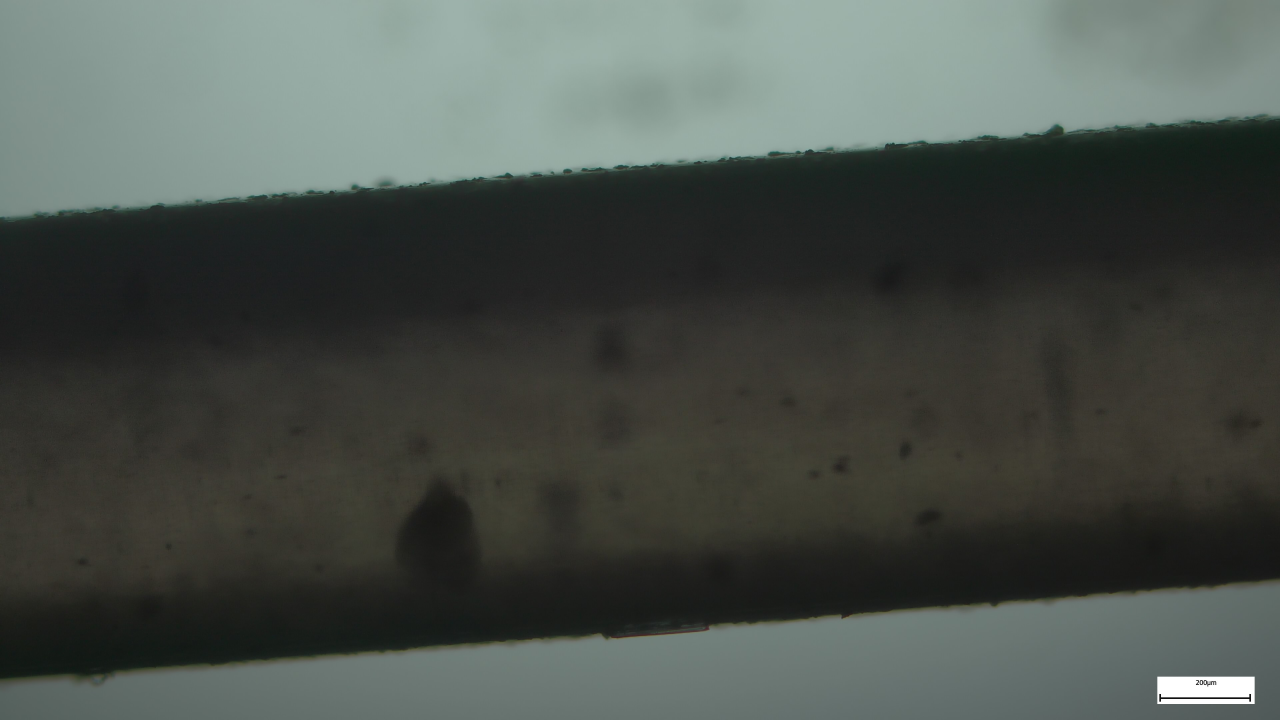
#> input picture E0020_006.jpg, 3840 x 2160 px, given in place of P1-4V-5Hz-60mm.mp4, which was not available (shown at 1/3 size)
$ jupyter execute --allow-errors tracking2.ipynb   (text cells are left out)
#> lines starting #> are read from the running program, lines starting #| are printed output that depends on the picture; after the words box and inside, x2 and y2 are one past the last pixel; in counts of white or black regions, pixels touching at a corner belong together; pictures that were not available may be replaced by others from this repository, and a replacement may not be noted
### utilities.py
import numpy as np
import matplotlib.pyplot as plt
import cv2 as cv
from skimage.morphology import remove_small_holes, area_opening, skeletonize
import pandas as pd
from scipy.interpolate import UnivariateSpline
from scipy.signal import find_peaks, savgol_filter
from pyfcd.fcd import calculate_carriers, fcd
from tqdm import tqdm

THRESHOLD = 120
MAX_PIXEL_VALUE = 255
FRAME_PER_SECOND = 60

def cortar(frame, limites):
    min_x, max_x, min_y, max_y = limites
    corte = frame[min_y:max_y, min_x:max_x]
    return corte

def gris(frame):
    im_gray = cv.cvtColor(frame, cv.COLOR_BGR2GRAY)
    return im_gray

def binarize_gray(frame, threshold = THRESHOLD):
    _, im_binary = cv.threshold(frame, threshold, MAX_PIXEL_VALUE, cv.THRESH_BINARY)
    return im_binary

# [397 lines left out: functions binarize, find, track_head, track_tail, binarize_tail, skeleton and 15 more, not called in this run]

### tracking2.ipynb
[cell 1]
import numpy as np
import matplotlib.pyplot as plt
import cv2 as cv
from matplotlib import rcParams
from natsort import natsorted
import os
import pandas as pd
import DSE_prune
import utilities as ut

from skimage.morphology import binary_dilation, remove_small_holes, medial_axis
from skimage.filters import gaussian
from skimage.measure import label, regionprops, regionprops_table
from skimage.exposure import equalize_adapthist, equalize_hist, rescale_intensity
from skimage.draw import line

from scipy.optimize import curve_fit
f_lineal = lambda x,a,b: a*x + b


THRESHOLD = 100
MAX_PIXEL_VALUE = 255

plt.style.use("default")
rcParams["font.family"] = "serif"
rcParams["mathtext.fontset"] = "cm"
rcParams['figure.figsize'] = (20, 15)
rcParams['figure.titlesize'] = 20
rcParams['figure.dpi'] = 50
# rcParams['axes.grid'] = True
rcParams['axes.facecolor'] = 'lightgray'
rcParams['legend.fontsize'] = 25
rcParams['axes.titlesize'] = 60
rcParams['axes.labelsize'] = 50
rcParams['ytick.labelsize'] = 20
rcParams['xtick.labelsize'] = 20

rcParams['text.latex.preamble'] = "\n".join([
    r'\usepackage[version=3]{mhchem}'
])

[cell 2]
def BlobTracker(vs, limites, SHOW=False):
        # obtiene el blob (array) de la cabeza y su centro en cada frame

#> called with SHOW = True
        pos_x_centroid = []
        pos_y_centroid = []
        blobs = []

        frame_count = vs.get(7)
        tiempo = [f for f in range(1, int(frame_count))]
        i=-1
        frames = []
        while(vs.isOpened()):
            ret, frame = vs.read()
#> frame is the input picture: shape (2160, 3840, 3); mean B, G, R 74.9, 80.2, 73.6
            if ret:
                i+=1
                # procesado previo con el objetivo de filtrar la cola y la mayor cantidad de cuadrados posibles del fondo
                frame = ut.cortar(frame, limites)
#> in cortar, `corte = frame[min_y:max_y, min_x:max_x]`:
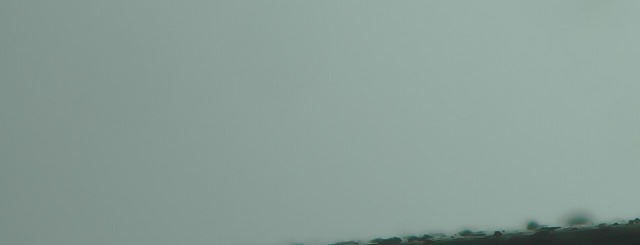
#> corte: shape (490, 1280, 3) (shown at 1/2 size); mean B, G, R 150.9, 157.4, 137.7
                frame_gray = ut.gris(frame)
                frame_gaussian = gaussian(frame_gray, 4)

                # threshold para 4V-5Hz
                frame_binary = 255 - ut.binarize_gray(frame_gaussian, threshold=0.47)
#> in binarize_gray, `_, im_binary = cv.threshold(frame, threshold, MAX_PIXEL_VALUE, cv.THRE..`:
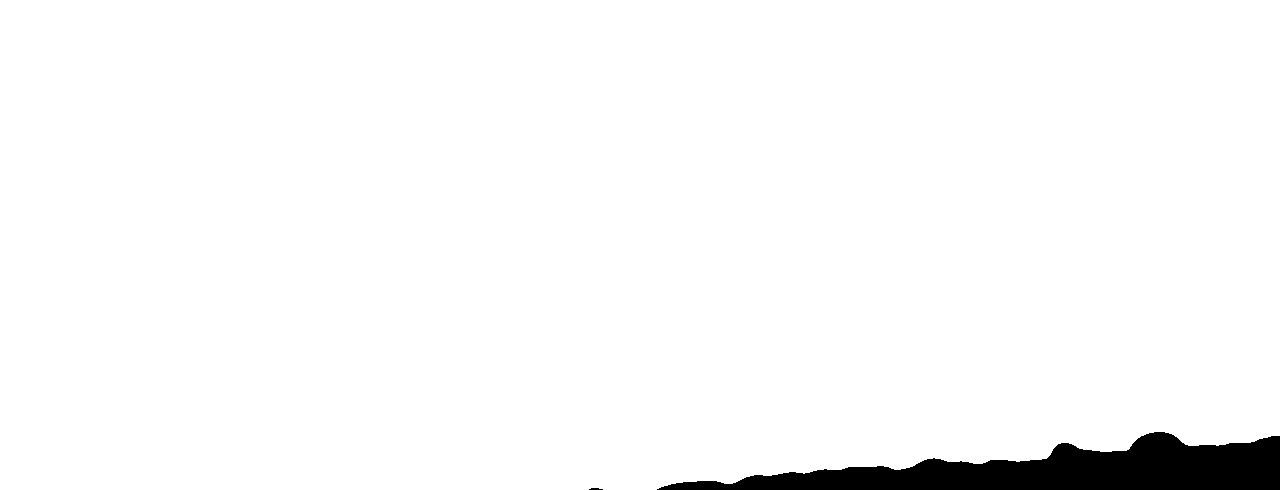
#> im_binary: shape (490, 1280) float64; 97% white; 2 black regions, box (x1, y1, x2, y2) and area: (657, 432, 1280, 490) 18571, (589, 488, 603, 490) 22
#> frame_binary: shape (490, 1280) float64; 3% white; 2 white regions

                # threshold para todos los videos con nadador DSK-60 menos 4V-5Hz:
                # frame_binary = 255 - ut.binarize_gray(frame_gaussian, threshold=0.45)

                # identificamos todos los objetos en la imagen binarizada
                labeled_image, _ = label(1-frame_binary, connectivity=1, return_num=True)
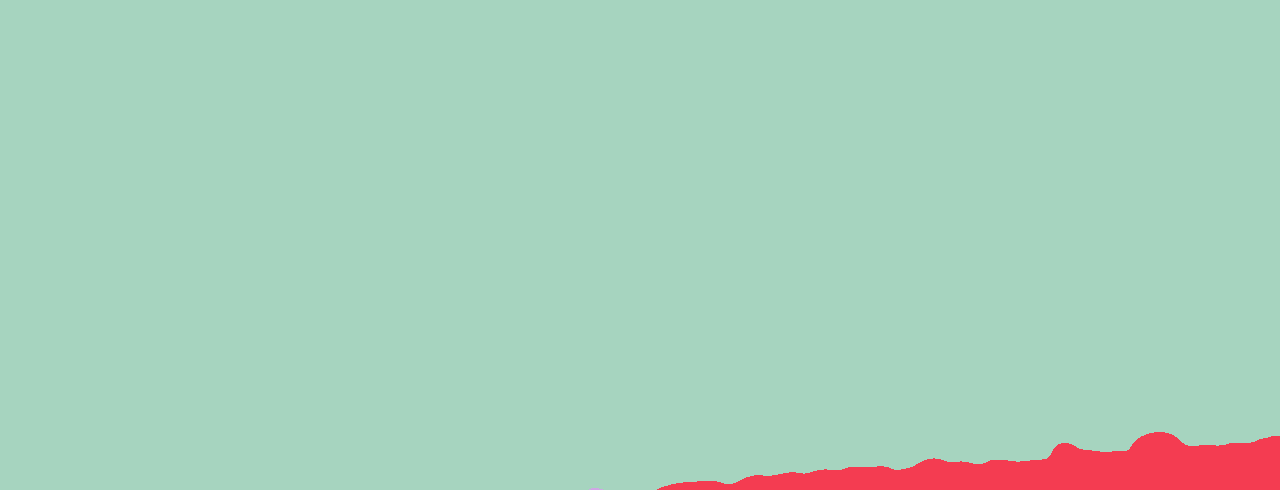
#> labeled_image: shape (490, 1280) int64; 3 distinct labels, from 1 to 3; one colour per label, 0 black

                # elegimos el de mayor área en píxeles
                object_features = regionprops(labeled_image)
#> object_features = 3 regions; box (x1, y1, x2, y2) and area: (0, 0, 1280, 490) 608607, (657, 432, 1280, 490) 18571, (589, 488, 603, 490) 22
                object_areas = [objf["area"] for objf in object_features]
#> object_areas = [608607, 18571, 22]
                object_centroid = [objf["centroid"] for objf in object_features]
#> object_centroid = [(237.6, 626.8), (470.8, 1054.7), (488.6, 595.1)]
                n = [object_areas.index(x) for x in sorted(object_areas, reverse=True)[:2]][1]
#> n = 1

                # creamos una máscara para conservar sólo el objeto de mayor área
                mask = np.zeros_like(labeled_image)
                mask += (labeled_image==n+1).astype(int)
#> mask: shape (490, 1280) int64; values 0 (black) and 1 (white), 3% white; 1 white region, box (x1, y1, x2, y2) and area: (657, 432, 1280, 490) 18571
                area  =  255 * mask

                # obtenemos el centro de ese objeto
                y_centroid, x_centroid = object_centroid[n]
#> y_centroid = 470.8; x_centroid = 1054.7

                # analizamos sólo los frames donde
                # 1) el objeto de mayor área supera un mínimo de área que nos asegure que
                # estamos detectando la cabeza y no un cuadrado del fondo o la cola. Esto descarta
                # los frames cuando el nadador todavía está fuera del encuadre.
                # 2) no se detecte ningún objeto en el extremo izq. Esto descarta los frames cuando
                # el nadador sale de  encuadre.
                im_izq = area[:, 0:1]
#> im_izq = 490 values from 0 to 0
                sum_izq = np.sum(im_izq)
#> sum_izq = 0

                if object_areas[n] > 200 and sum_izq == 0:
                    frames.append(i)
                    y, x = np.where(area!=0)
#> y = 18571 values from 432 to 489; x = 18571 values, max 1279 at index 129, min 657 at index 17948, mean 1054.7
                    pos_x_centroid.append(x_centroid)
                    pos_y_centroid.append(y_centroid)

                    blob_mask = np.zeros_like(frame_gray)
                    blob_mask[y, x] = 1
                    blobs.append(blob_mask)

                    if SHOW:
                        frame[y, x] = [0, 255, 0]
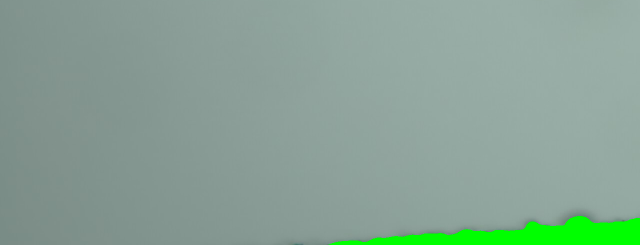
#> frame: shape (490, 1280, 3) (shown at 1/2 size); mean B, G, R 149, 162.8, 136.1
                        frame = cv.circle(frame, (int(x_centroid), int(y_centroid)), radius=1, color=(0, 0, 0), thickness=-1)
#> frame: shape (490, 1280, 3); under 0.01% of pixels changed, all inside (x1, y1, x2, y2) = (1053, 469, 1056, 472)
                        cv.imshow('frame', frame)
                    if cv.waitKey(1) & 0xFF == ord('q'):
#> (key q is pressed here)
                        break
                else:
                    continue

                if cv.waitKey(1) & 0xFF == ord('q'):
                        break
            else:
                break
        cv.destroyAllWindows()
        vs.release()
        # es importante conservar los frames para poder relacionar trayectoria con deformación superficial
        return np.array(tiempo), np.array(pos_x_centroid), np.array(pos_y_centroid), frames, np.array(blobs)

def Tracker(vs, limites, blob, x_centroid, y_centroid, frames, SHOW=True):
    # devuelve la posición de la cabeza y la forma de la cola
    start, end = frames[0], frames[-1]
    pos_x = []
    pos_y = []
    frames = []
    pos_sk = []
    pos_dist = []

    i = -1
    while(vs.isOpened()):
        # print('f')
        ret, frame = vs.read()
        if ret:
            i+=1

            # analizamos sólo los frames donde el nadador está en la región de observación
            # guardar este dato antes acelera mucho el análisis.
            if i >= start and i <= end:
                frame = ut.cortar(frame, limites)
                frame_gray = ut.gris(frame)

                # enmascaramos la cabeza
                head = np.where(binary_dilation(binary_dilation(blob[i-start]))!=0)
                frame_gray[head] = np.mean(frame_gray)

                # parámetros de binarización para 4V-5Hz:
                if i < start + (end-start)*3//4:
                    _, frame_binary = cv.threshold(frame_gray, 120, MAX_PIXEL_VALUE, cv.THRESH_BINARY)
                else:
                    _, frame_binary = cv.threshold(frame_gray, 125, MAX_PIXEL_VALUE, cv.THRESH_BINARY)

                '''
                # otros parámetros de binarización:

                # para todos menos 1V-10Hz, 1V-15Hz, 2V15Hz funca:
                _, frame_binary = cv.threshold(frame_gray, 120, MAX_PIXEL_VALUE, cv.THRESH_BINARY)

                # para todos menos 1V-10Hz, 1V-15Hz, 2V15Hz funca:
                _, frame_binary = cv.threshold(frame_gray, 120, MAX_PIXEL_VALUE, cv.THRESH_BINARY)


                # para 1V-10Hz:
                if i < start + (end-start)*3//5:
                    frame_gaussian = gaussian(frame_gray, 2)*255
                    _, frame_binary = cv.threshold(frame_gaussian, 120, MAX_PIXEL_VALUE, cv.THRESH_BINARY)
                elif i >= start + (end-start)*4//5:
                    frame_gaussian = gaussian(frame_gray, 2)*255
                    _, frame_binary = cv.threshold(frame_gaussian, 140, MAX_PIXEL_VALUE, cv.THRESH_BINARY)
                else:
                    frame_gaussian = gaussian(frame_gray, 2)*255
                    _, frame_binary = cv.threshold(frame_gaussian, 130, MAX_PIXEL_VALUE, cv.THRESH_BINARY)

                # para 1V-15Hz:
                if i < start + (end-start)*3//5:
                    frame_gaussian = gaussian(frame_gray, 2)*255
                    _, frame_binary = cv.threshold(frame_gaussian, 122, MAX_PIXEL_VALUE, cv.THRESH_BINARY)
                elif i >= start + (end-start)*4//5:
                    frame_gaussian = gaussian(frame_gray, 2)*255
                    _, frame_binary = cv.threshold(frame_gaussian, 140, MAX_PIXEL_VALUE, cv.THRESH_BINARY)
                else:
                    frame_gaussian = gaussian(frame_gray, 2)*255
                    _, frame_binary = cv.threshold(frame_gaussian, 125, MAX_PIXEL_VALUE, cv.THRESH_BINARY)

                # para 2V-10Hz:
                if i < start + (end-start)*2//4:
                    frame_gaussian = gaussian(frame_gray, 1)*255
                    _, frame_binary = cv.threshold(frame_gaussian, 125, MAX_PIXEL_VALUE, cv.THRESH_BINARY)
                elif i >= start + (end-start)*3//4:
                    frame_gaussian = gaussian(frame_gray, 2)*255
                    _, frame_binary = cv.threshold(frame_gaussian, 140, MAX_PIXEL_VALUE, cv.THRESH_BINARY)
                else:
                    frame_gaussian = gaussian(frame_gray, 3)*255
                    _, frame_binary = cv.threshold(frame_gray, 120, MAX_PIXEL_VALUE, cv.THRESH_BINARY)
                '''
                # separamos el objeto de mayor área (habiendo descartado la cabeza, si
                # preprocesamos bien el frame debería ser la cola)

                labeled_image = label(1-frame_binary, connectivity=1)
                object_features = regionprops(labeled_image)
                object_areas = [objf["area"] for objf in object_features]
                n = [object_areas.index(x) for x in sorted(object_areas, reverse=True)[:2]][1]
                mask = np.zeros_like(labeled_image)
                mask += (labeled_image==n+1).astype(int)
                area  =  mask

                im_der = area[:, -2:-1]
                sum_der = np.sum(im_der)

                # miramos frames donde la porción de cola detectada (el cuello del nadador) tiene
                # más de un área mínima.
                if object_areas[n]>400:
                    frames.append(i)
                    i_c = i - start

                    # sacamos el esqueleto del cuerpo
                    ref_sk, dist = medial_axis(mask, return_distance=True)
                    tail = np.where(area!=0)

                    y_sk, x_sk = np.where(ref_sk!=0)

                    if sum_der == 0:
                        start_sk = i
                        pos_sk.append(ref_sk)
                        pos_dist.append(dist)

                    # coordenadas del centro de la cabeza en la imagen
                    x_c, y_c = int(x_centroid[i_c]), int(y_centroid[i_c])

                    # coordenadas de la unión del filamento con la cabeza
                    x_neck, y_neck = np.min(x_sk), y_sk[np.where(x_sk == np.min(x_sk))[0][0]]

                    x_line = x_c + 2*(x_c-x_neck)
                    y_line = y_c + 2*(y_c-y_neck)
                    rr, cc = line(x_c, y_c, x_line, y_line)

                    # posición de la cabeza
                    y_head, x_head = cc[np.where(blob[i-start][cc, rr]==0)[0][0]], rr[np.where(blob[i-start][cc, rr]==0)[0][0]]

                    pos_x.append(x_head)
                    pos_y.append(y_head)

                    if SHOW:
                        # cabeza
                        frame[np.where(blob[i-start]!=0)] = [0, 255, 0]
                        # cola
                        frame[tail] = [0, 255, 255]
                        # esqueleto
                        frame[y_sk, x_sk] = [0,0,0]
                        # eje
                        frame[cc, rr] = [255, 0, 0]
                        # centro
                        frame = cv.circle(frame, (x_c, y_c), radius=1, color=(0, 0, 0), thickness=5)
                        # cuello
                        frame = cv.circle(frame, (x_neck, y_neck), radius=1, color=(255, 0, 255), thickness=5)
                        # fin del eje
                        frame = cv.circle(frame, (x_line, y_line), radius=1, color=(255, 0, 0), thickness=5)
                        # pos de la cabeza
                        frame = cv.circle(frame, (x_head, y_head), radius=1, color=(0, 0, 255), thickness=5)
                        cv.imshow('frame', frame)

                if cv.waitKey(1) & 0xFF == ord('q'):
                    break

        else:
            break
    cv.destroyAllWindows()
    vs.release()
    return pos_x, pos_y, frames, np.array(pos_sk), np.array(pos_dist), start_sk

[cell 3]
FILENAME='4V-5Hz'
vs = cv.VideoCapture(f'examples\\example_media\\P1-{FILENAME}-60mm.mp4')
lim = [0, 1280, 110, 600]
t, x_centroid, y_centroid, f, blobs = BlobTracker(vs, lim, SHOW=True)
#> t = empty array; x_centroid = [1054.7]; y_centroid = [470.8]; f = [0]

# guardamos los datos:

pd.DataFrame().assign(t=t[:len(x_centroid)]).assign(x_centroid=x_centroid).assign(y_centroid=y_centroid).assign(frame=f).to_csv(f'examples\\example_media\\{FILENAME}-centroid.csv')
np.savez(f'examples\\example_media\\{FILENAME}-blob', arr = blobs)

pd.DataFrame().assign(t=t[:len(x_centroid)]).assign(x_centroid=x_centroid).assign(y_centroid=y_centroid).assign(frame=f).to_csv(f'datos\\60mm\\centroid\\{FILENAME}-c.csv')
np.savez(f'datos\\60mm\\blobs\\{FILENAME}-b', arr = blobs)

[cell 4]
# cargamos los datos de la cabeza y el centroid
df = pd.read_csv(f'examples\\example_media\\{FILENAME}-centroid.csv')
t, x_centroid, y_centroid, f = df['t'], np.array(df['x_centroid']), np.array(df['y_centroid']), np.array(df['frame'])
blobs = np.array(np.load(f'examples\\example_media\\{FILENAME}-blob.npz', allow_pickle=True)['arr'])

[cell 5]
vs = cv.VideoCapture(f'examples\\example_media\\P1-{FILENAME}-60mm.mp4')
#> (the rest of this cell did not finish here and is left out)

#> in Tracker, `frame_gray[head] = np.mean(frame_gray)`:
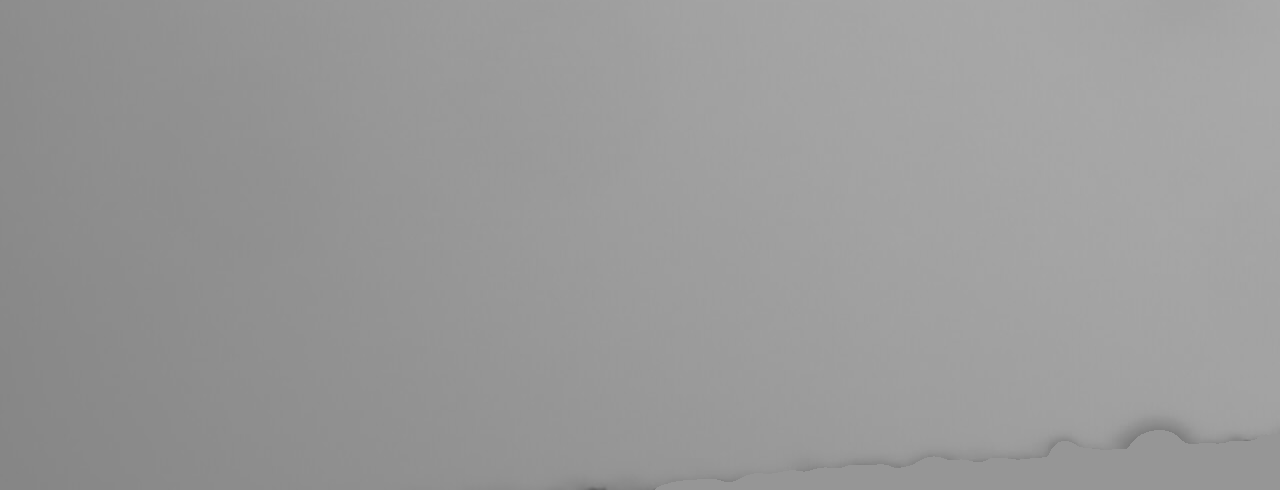
#> frame_gray: shape (490, 1280); min 99, max 168, mean 153.5
#> in Tracker, `_, frame_binary = cv.threshold(frame_gray, 125, MAX_PIXEL_VALUE, cv.TH..`:
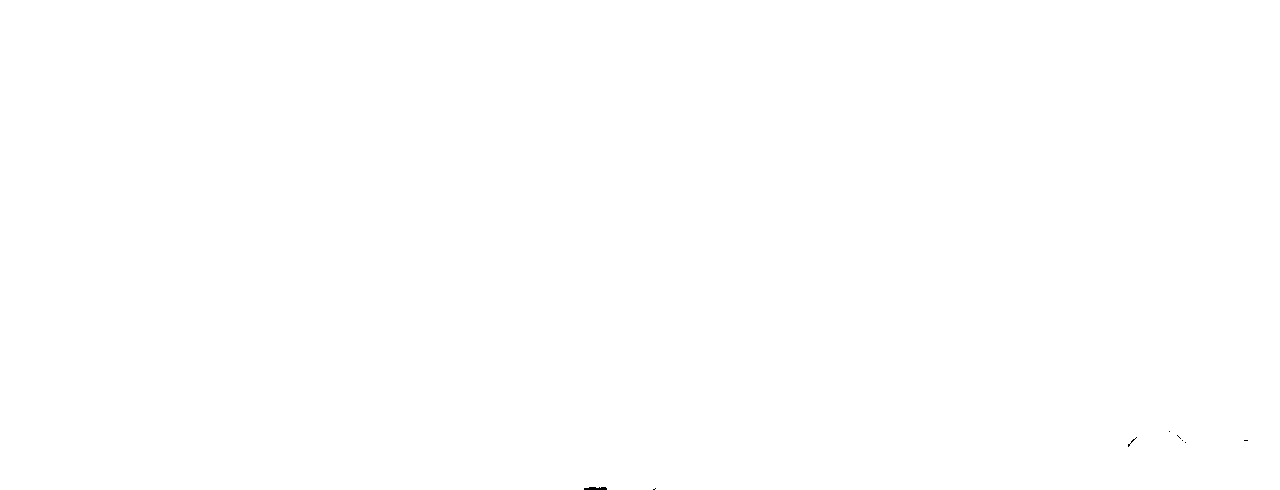
#> frame_binary: shape (490, 1280); 100% white; 8 black regions (7 under 20 px)
#> in Tracker, `labeled_image = label(1-frame_binary, connectivity=1)`:
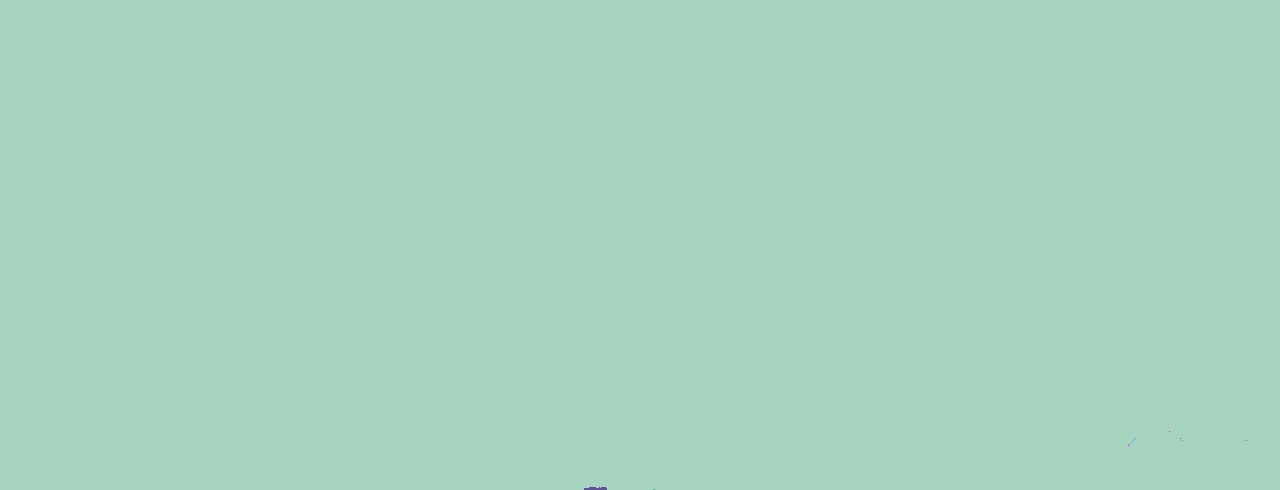
#> labeled_image: shape (490, 1280) int64; 17 distinct labels, from 1 to 17; one colour per label, 0 black
#> in Tracker, `object_features = regionprops(labeled_image)`: object_features = 17 regions; largest, box (x1, y1, x2, y2) and area: (0, 0, 1280, 490) 627112, (584, 487, 607, 490) 59, (1131, 439, 1135, 443) 7, (1128, 444, 1130, 447) 5, (1244, 440, 1248, 441) 4
#> in Tracker, `object_areas = [objf["area"] for objf in object_features]`: object_areas = [627112, 1, 1, 1, 1, 1, 1, 1, 7, 1, 4, 1, 1, 5, 59, 1, 2]
#> in Tracker, `n = [object_areas.index(x) for x in sorted(object_areas, reverse=True)..`: n = 14
#> in Tracker, `im_der = area[:, -2:-1]`: im_der = 490 values from 0 to 0
#> in Tracker, `sum_der = np.sum(im_der)`: sum_der = 0
#> (key q is pressed here)
